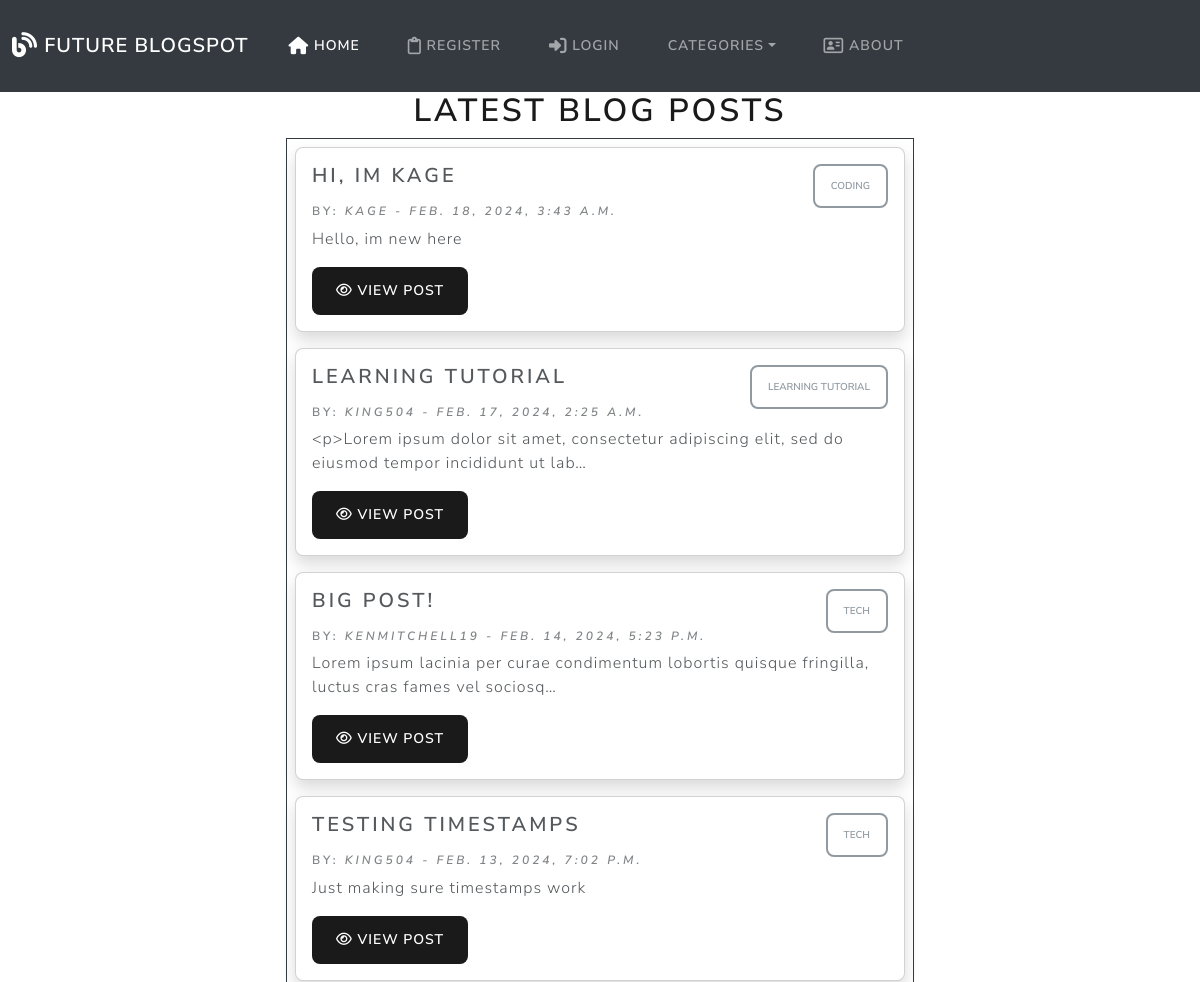
Before: / (upper part) with the older database file.
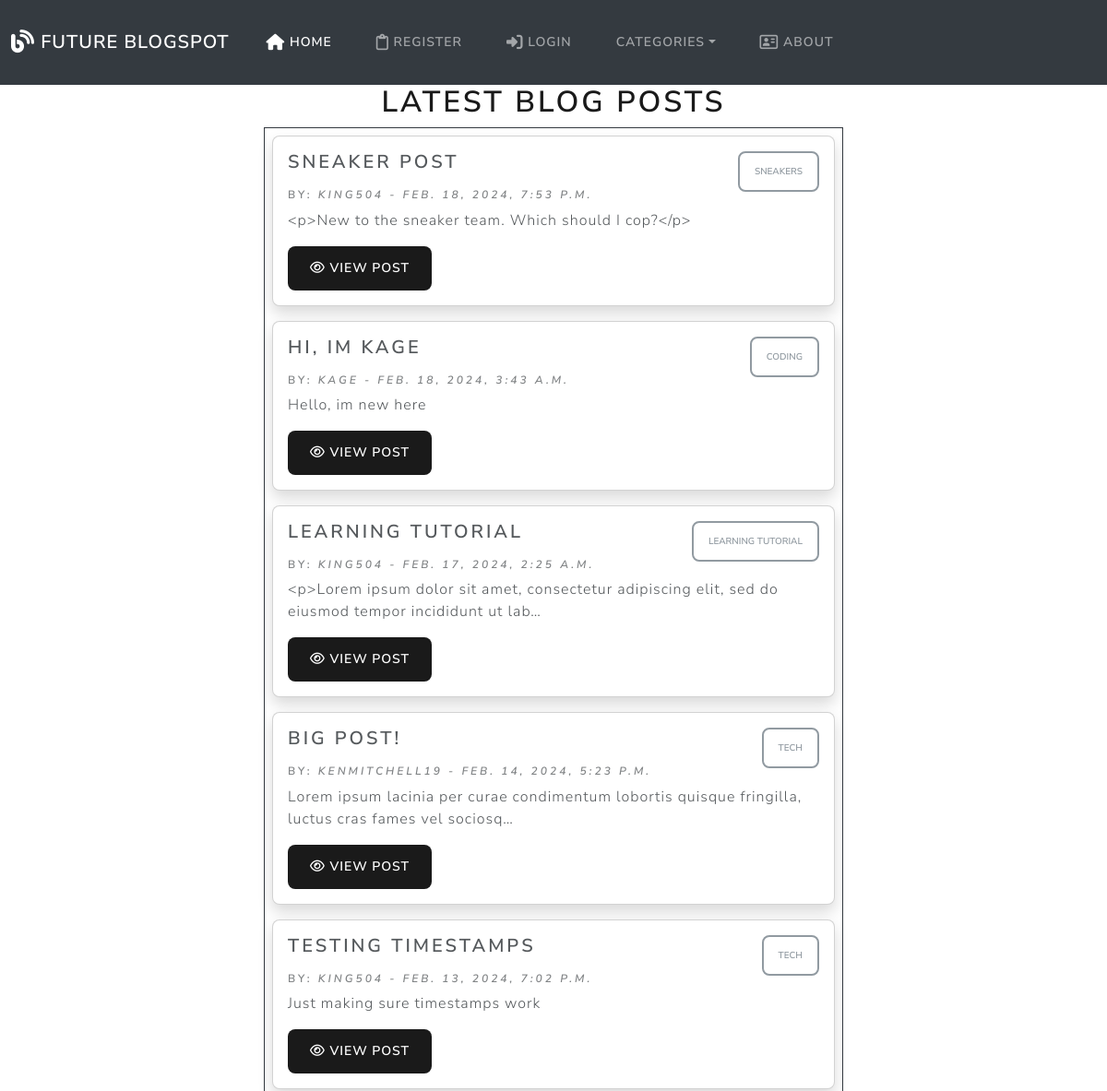
After: the same page with the newer database file.
### theblog/models.py (models this page shows, shortened)
class Post(models.Model):
    title = models.CharField(max_length=100)
    title_tag = models.CharField(max_length=100, default='Title')
    author = models.ForeignKey(User, on_delete=models.CASCADE)
    body = RichTextField(blank=True, null=True)
    created_at = models.DateTimeField(default=timezone.now)
    likes = models.ManyToManyField(User, related_name='blog_posts')
    category = models.CharField(max_length=100, default='uncategorized')

### theblog/views.py (the view)
# urls.py: path('', HomeView.as_view(), name='home'),
class HomeView(ListView):
    model = Post
    template_name = 'home.html'
    cats = Category.objects.all()
    def get_context_data(self, *args, **kwargs):
        cat_menu = Category.objects.all()
        context = super(HomeView, self).get_context_data(*args, **kwargs)
        context["cat_menu"] = cat_menu
        return context
    def get_queryset(self):
        return Post.objects.all().order_by('-created_at')

### theblog/models.py (called while the page is built)
    def __str__(self):
        return self.name

### theblog/templates/home.html (shortened to what this page needs)
{% extends 'base.html' %}
{% block body %}
<div class="container-fluid">
    <h1 class="text-center">Latest Blog Posts</h1>
    <div class="row">
        <div class="col-md-7 mx-auto">
            <div class="card border-dark mb-4 me-4 ms-4" style="">
                {% for post in object_list %}
                <div class="card mt-2 mb-2 ms-2 me-2 rounded-3 shadow">
                    <div class="card-body">
                        <div class="justify-content-between d-flex">
                            <h4 class="card-title">{{post.title}}</h4>
                           <a href="{% url 'category' post.category|slugify %}">
                            <button type="button" class="btn rounded-3 btn-sm btn-outline-secondary">{{post.category}}</button>
                           </a>
                        </div>
                        <h6 class="card-subtitle mb-2 text-muted">by: <cite title="Source Title">{{post.author}} - {{ post.created_at }}</cite></h6>
                        <p class="card-text">{{ post.body|truncatechars:100 }}</p>
                        <a href="{% url 'post' post.pk %}" class="btn btn-primary card-link rounded-3">
                            <i class="fa-regular fa-eye"></i>
                            View Post
                        </a>
                    </div>
                </div>
                {% endfor %}
            </div>
        </div>
    </div>
</div>
{% endblock %}

### theblog/templates/base.html (shortened to what this page needs)
{% load static %}
<!DOCTYPE html>
<html lang="en">
<head>
    <link rel="stylesheet" href="{% static 'css/bootstrap.min.css' %}">
    <link rel="stylesheet" href="https://cdnjs.cloudflare.com/ajax/libs/font-awesome/6.5.1/css/all.min.css">
    <link rel="stylesheet" href="{% static 'css/style.css' %}">
</head>
<body>
    {% include 'navbar.html' %}
    {% block body %}
    {% endblock %}
</body>
</html>

### theblog/templates/navbar.html (shortened to what this page needs)
<nav class="navbar navbar-expand-lg bg-dark" data-bs-theme="dark">
    <div class="container-fluid">
      <a class="navbar-brand" href="{% url 'home' %}"><i class="fa-lg fa-solid fa-blog"></i> Future Blogspot</a>
      <div class="collapse navbar-collapse" id="navbarColor02">
        <ul class="navbar-nav me-auto">
          <li class="nav-item">
            <a class="nav-link active" href="{% url 'home' %}">
              Home
            </a>
          </li>
          {% if user.is_authenticated %}
            <li class="nav-item">
              <a class="nav-link" href="{% url 'new_post' %}">
                <i class="fa-solid fa-file-pen"></i>
                Add post
              </a>
            </li>
            <li class="nav-item">
              <a class="nav-link" href="{% url 'add_category' %}">
                <i class="fa-solid fa-list"></i>
                Add a Category
              </a>
            </li>
          {% else %}
            <li class="nav-item">
              <a class="nav-link" href="{% url 'register' %}">
                Register
              </a>
            </li>
            <li class="nav-item">
              <a class="nav-link" href="{% url 'login' %}">
                Login
              </a>
            </li>
          {% endif %}
          <li class="nav-item dropdown">
            <a class="nav-link dropdown-toggle" data-bs-toggle="dropdown" href="#" role="button" aria-haspopup="true" aria-expanded="false">Categories</a>
          </li>
          <li class="nav-item">
            <a class="nav-link" href="#">
              About
            </a>
          </li>
        </ul>
      </div>
    </div>
  </nav>

Changed rows visible on the page:
added Post: title "SNEAKER POST", category "SNEAKERS", author "KING504", created_at "FEB. 18, 2024, 7:53 P.M.", body "<p>New to the sneaker team. Which should I cop?</p>"
